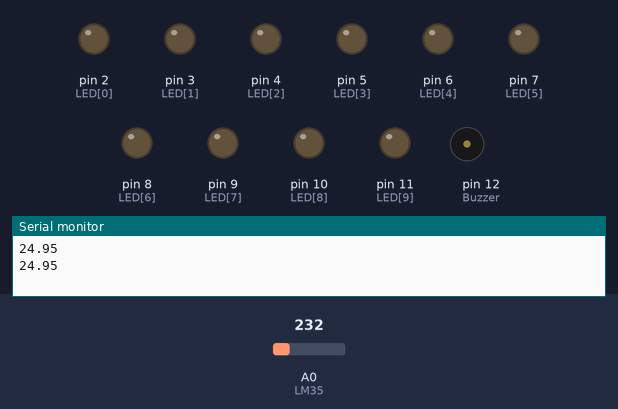
Recording of a sketch running on a simulated Arduino Uno, built with avr-gcc and run on an emulated ATmega328P. Shown: output pins drawn as LEDs (lit = HIGH), buzzer (waves = sounding), the last lines printed to the serial monitor. The test bench sets the inputs (shaded band); at power-on: A0 (LM35) = 232.

Above: at 1.8 s.
1.9 s: A0 (LM35) set to 233
At 3.0 s:
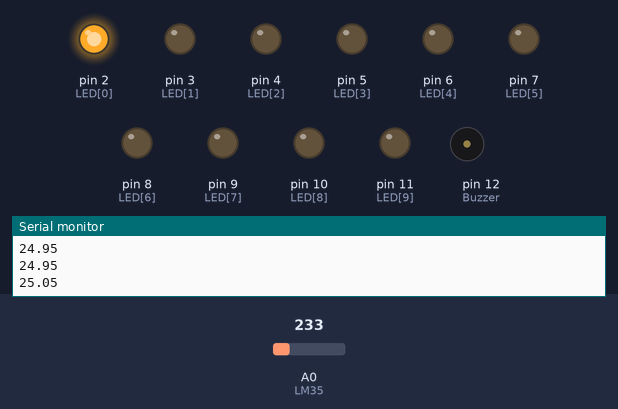
3.5 s: A0 (LM35) set to 250
At 4.6 s:
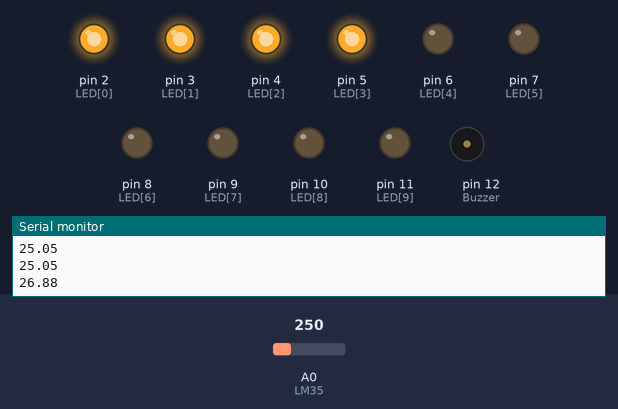
5.5 s: A0 (LM35) set to 266
At 7.2 s:
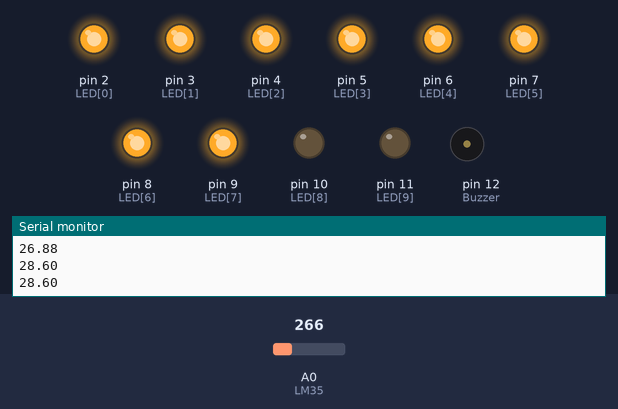
7.5 s: A0 (LM35) set to 270
At 8.9 s:
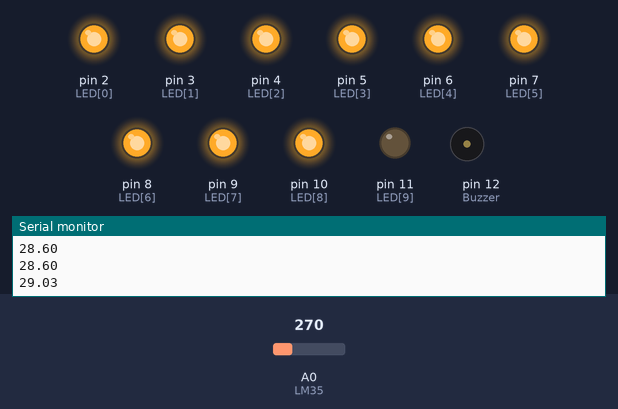
9.5 s: A0 (LM35) set to 290
At 10.5 s:
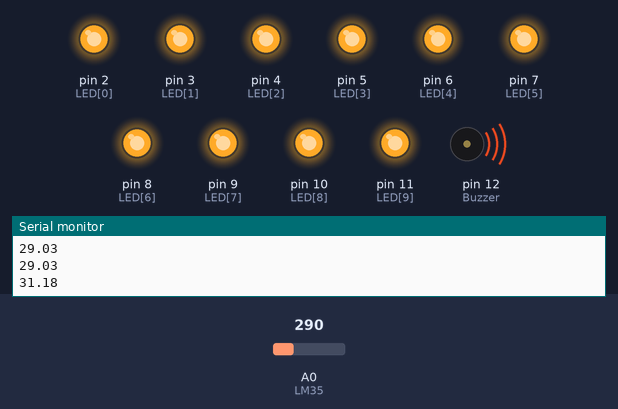
11.5 s: A0 (LM35) set to 201
At 13.3 s:
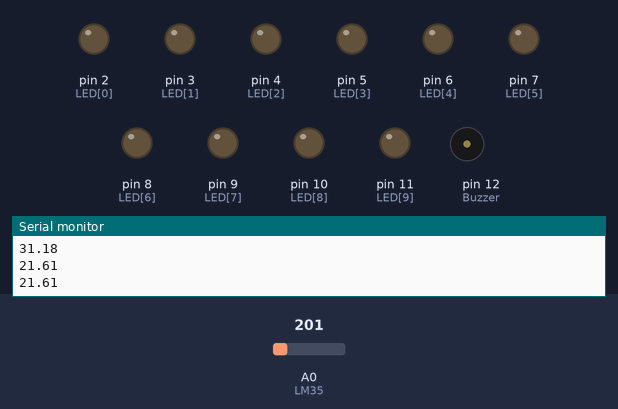
Timing chart, 0 to 14.5 s (numbered marks = the images above; inputs shaded):
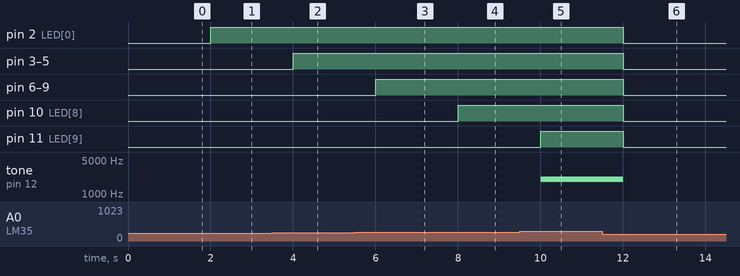

Measured:
- the behaviour switches between 232 and 233 on A0 (LM35) (found by bisection; images 0 and 1)
- the behaviour switches between 269 and 270 on A0 (LM35) (found by bisection; images 3 and 4)
- after the input at 1.9 s, pin 2 (LED[0]): LOW → HIGH after 0.10 s
- after the input at 3.5 s, pin 3 (LED[1]), pin 4 (LED[2]), pin 5 (LED[3]): LOW → HIGH after 0.50 s
- after the input at 5.5 s, pin 6 (LED[4]), pin 7 (LED[5]), pin 8 (LED[6]), pin 9 (LED[7]): LOW → HIGH after 0.51 s
- after the input at 7.5 s, pin 10 (LED[8]): LOW → HIGH after 0.51 s
- after the input at 9.5 s, pin 11 (LED[9]): LOW → HIGH after 0.51 s; tone on pin 12 (Buzzer): silent → 2000 Hz after 0.51 s
- after the input at 11.5 s, pin 2 (LED[0]), pin 3 (LED[1]), pin 4 (LED[2]), pin 5 (LED[3]), pin 6 (LED[4]), pin 7 (LED[5]), pin 8 (LED[6]), pin 9 (LED[7]), pin 10 (LED[8]), pin 11 (LED[9]): HIGH → LOW after 0.51 s; tone on pin 12 (Buzzer): 2000 Hz → silent after 0.51 s

The sketch:

temperature_led_bar.ino
```cpp
const int LM35 = 0;
float temperature = 0;
int ADCread = 0;
const int Buzzer = 12;
const int LED[] = {2,3,4,5,6,7,8,9,10,11};

void setup() {
  analogReference(INTERNAL);
  pinMode(Buzzer, OUTPUT);
  for(int x = 0; x < 10; x++){
    pinMode(LED[x], OUTPUT);
  }

  Serial.begin(9600);
}
void loop() {
  ADCread = analogRead(LM35);
  temperature = ADCread * 0.1075268817204301;

  Serial.println(temperature);

  for (int i = 0; i < 10; i++) {
    if (temperature > (25.0 + i * 0.5)) {
      digitalWrite(LED[i], HIGH);
      if (i == 9) tone(Buzzer, 2000);
    }
    else {
      digitalWrite(LED[i], LOW);
      if (i == 9) noTone(Buzzer);
    }
  }
  delay(1000);
}
```
